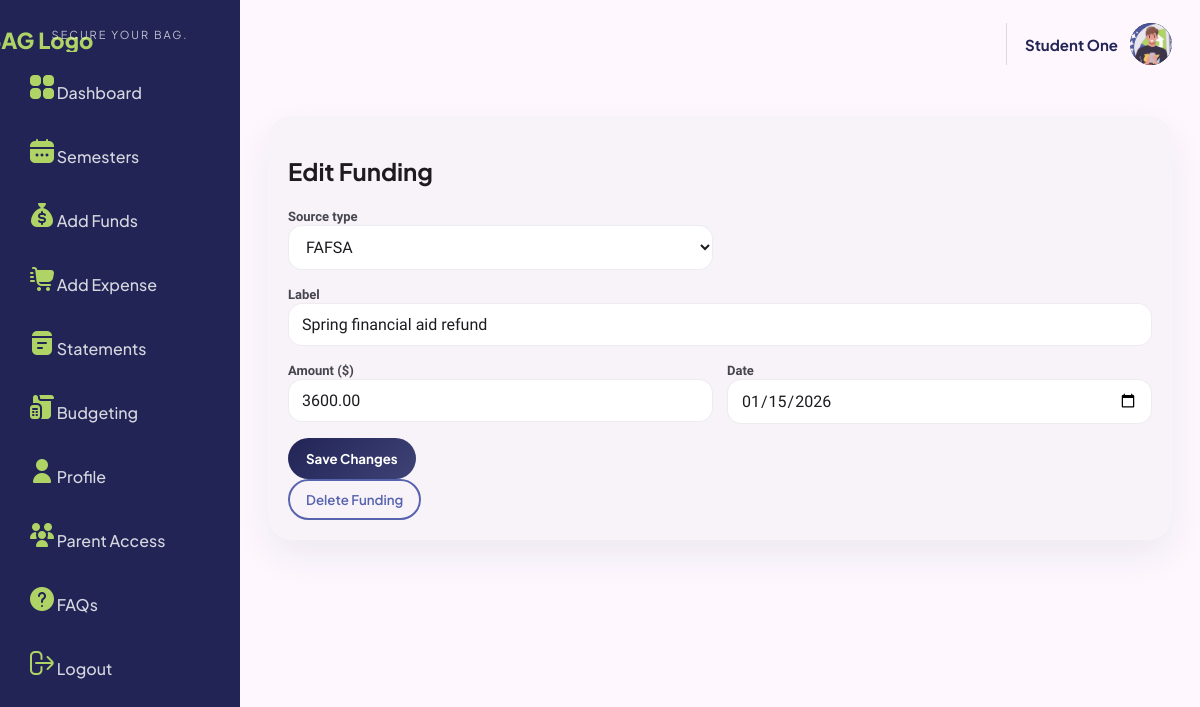
Page /aid/edit/1 (signed in) on the committed database.
### tables this page shows
CREATE TABLE profiles (
  user_id INTEGER PRIMARY KEY,
  display_name TEXT,
  state TEXT,
  school TEXT,
  student_status TEXT,
  major_program TEXT, 
  profile_image TEXT,
  default_semester_weeks INTEGER NOT NULL DEFAULT 16,
  FOREIGN KEY (user_id) REFERENCES users(id) ON DELETE CASCADE
);

CREATE TABLE aid_awards (
  id INTEGER PRIMARY KEY AUTOINCREMENT,
  semester_id INTEGER NOT NULL,
  source_type TEXT NOT NULL,
  label TEXT NOT NULL,
  amount_cents INTEGER NOT NULL CHECK (amount_cents >= 0),
  disbursement_date TEXT NOT NULL,
  created_at TEXT NOT NULL DEFAULT (datetime('now')),
  FOREIGN KEY (semester_id) REFERENCES semesters(id) ON DELETE CASCADE
);

### app/routes/aid.py (the view, shortened to what this page needs)
@bp.route("/aid/edit/<int:aid_id>", methods=["GET", "POST"])
@login_required
def aid_edit(aid_id):
    db = get_db()
    uid = current_user_id()
    aid = db.execute(
        """
        SELECT aa.*
        FROM aid_awards aa
        JOIN semesters s ON s.id = aa.semester_id
        WHERE aa.id = ?
          AND s.user_id = ?
        """,
        (aid_id, uid),
    ).fetchone()
    if aid is None:
        flash("Funding entry not found.")
        return redirect(url_for("dashboard.dashboard"))
    return render_template("aid_edit.html", aid=aid)

### app/auth.py (called while the page is built)
def login_required(view):
    @wraps(view)
    def wrapped(*args, **kwargs):
        if session.get("user_id") is None:
            return redirect(url_for("auth.login"))
        return view(*args, **kwargs)
    return wrapped

### app/common/session_utils.py (called while the page is built)
def current_user_id() -> int:
    return int(session["user_id"])

### app/db.py (called while the page is built)
def _db_path():
    if getattr(sys, "frozen", False):
        base_dir = os.path.dirname(sys.executable)
        instance = os.path.join(base_dir, "instance")
    else:
        instance = current_app.instance_path
    os.makedirs(instance, exist_ok=True)
    return os.path.join(instance, current_app.config["DATABASE"])

def get_db():
    if "db" not in g:
        g.db = sqlite3.connect(_db_path(), detect_types=sqlite3.PARSE_DECLTYPES)
        g.db.row_factory = sqlite3.Row
        g.db.execute("PRAGMA foreign_keys = ON;")
    return g.db

### app/templates/aid_edit.html (shortened to what this page needs)
{% extends "base.html" %}
{% block extra_css %}
<link rel="stylesheet" href="{{ url_for('static', filename='css/fundsstyle.css') }}">
{% endblock %}
{% block content %}
<div class="card">
  <h2>Edit Funding</h2>
  <form method="post" class="form grid">
    <div>
      <label>Source type</label>
      <select name="source_type" required>
        <option value="FAFSA" {% if aid.source_type == 'FAFSA' %}selected{% endif %}>FAFSA</option>
      </select>
    </div>
    <div class="full">
      <label>Label</label>
      <input name="label" value="{{ aid.label or '' }}">
    </div>
    <div>
      <label>Amount ($)</label>
      <input
        type="number"
        step="0.01"
        min="0.01"
        name="amount"
        value="{{ '%.2f'|format(aid.amount_cents / 100) }}"
        required
      >
    </div>
    <div>
      <label>Date</label>
      <input type="date" name="disbursement_date" value="{{ aid.disbursement_date }}" required>
    </div>
    <div class="full">
      <button class="btn" type="submit">Save Changes</button>
    </div>
  </form>
  <form method="post" action="{{ url_for('aid.aid_delete', aid_id=aid.id) }}">
    <button class="btn secondary" type="submit">Delete Funding</button>
  </form>
</div>
{% endblock %}

### app/templates/base.html (shortened to what this page needs)
<!doctype html>
<html lang="en">
<head>
  <link rel="stylesheet" href="{{ url_for('static', filename='css/style.css') }}">
  {% block extra_css %}{% endblock %}
</head>
<body>
  <div class="app-shell">
    {% if session.get('user_id') %}
    <aside class="sidebar">
      <div class="sidebar-brand">
        <a href="{{ url_for('home.welcome') }}" class="logo">
          <img src="{{ url_for('static', filename='images/logos/BagLogoNewCorner.png') }}" alt="BAG Logo" class="sidebar-logo">
        </a>
        <div class="sidebar-tagline">SECURE YOUR BAG.</div>
      </div>
      <nav class="sidebar-nav">
  {% if session.get('user_role') == 'student' %}
    <a href="{{ url_for('dashboard.dashboard') }}" class="nav-link">
      <img src="{{ url_for('static', filename='images/icons/dashboardicon.png') }}" class="nav-icon">
      <span>Dashboard</span>
    </a>
    <a href="{{ url_for('semesters.semesters') }}" class="nav-link">
      <img src="{{ url_for('static', filename='images/icons/calendaricon.png') }}" class="nav-icon">
      <span>Semesters</span>
    </a>
    <a href="{{ url_for('aid.aid_new') }}" class="nav-link">
      <img src="{{ url_for('static', filename='images/icons/fundsicon.png') }}" class="nav-icon">
      <span>Add Funds</span>
    </a>
    <a href="{{ url_for('transactions.transaction_new') }}" class="nav-link">
      <img src="{{ url_for('static', filename='images/icons/expenseicon.png') }}" class="nav-icon">
      <span>Add Expense</span>
    </a>
    <a href="{{ url_for('statements.statements') }}" class="nav-link">
      <img src="{{ url_for('static', filename='images/icons/statementsicon.png') }}" class="nav-icon">
      <span>Statements</span>
    </a>
    <a href="{{ url_for('categories.categories') }}" class="nav-link">
      <img src="{{ url_for('static', filename='images/icons/budgetingicon.png') }}" class="nav-icon">
      <span>Budgeting</span>
    </a>
    <a href="{{ url_for('profile.profile') }}" class="nav-link">
      <img src="{{ url_for('static', filename='images/icons/profileicon.png') }}" class="nav-icon">
      <span>Profile</span>
    </a>
    <a href="{{ url_for('parent_access.parent_access') }}" class="nav-link">
      <img src="{{ url_for('static', filename='images/icons/parentaccessicon.png') }}" class="nav-icon">
      <span>Parent Access</span>
    </a>
    <a href="{{ url_for('faqs.faqs') }}" class="nav-link">
      <img src="{{ url_for('static', filename='images/icons/supporticon.png') }}" class="nav-icon">
      <span>FAQs</span>
    </a>
  {% endif %}
  <a href="{{ url_for('auth.logout') }}" class="nav-link">
    <img src="{{ url_for('static', filename='images/icons/logouticon.png') }}" class="nav-icon">
    <span>Logout</span>
  </a>
</nav>
    </aside>
    {% endif %}
    <div class="app-main">
      <header class="topbar">
        {% if session.get('user_id') %}
        <div class="topbar-right">
  <div class="topbar-user">
    <div class="topbar-user-text">
      <div class="topbar-user-name">
        {% if session.get('user_role') == 'parent' %}
          Parent Portal
        {% else %}
          {{ nav_display_name }}
        {% endif %}
      </div>
    </div>
    {% if session.get('user_role') == 'parent' %}
      <div class="topbar-avatar topbar-avatar-image">
        <img src="{{ url_for('static', filename='images/logos/baglogo.png') }}" alt="BAG Logo">
      </div>
    {% elif nav_profile_image %}
      <div class="topbar-avatar topbar-avatar-image">
        <img src="{{ nav_profile_image }}" alt="Profile photo">
      </div>
    {% else %}
      <div class="topbar-avatar">{{ nav_avatar_letter }}</div>
    {% endif %}
  </div>
</div>
{% endif %}
</header>
      <main class="page-content">
        {% block content %}{% endblock %}
      </main>
      <footer class="footer">
      </footer>
    </div>
  </div>
</body>
</html>

### app/static/css/style.css (style rules this page uses)
:root { --bg:#fef7fe; --surface:#f8f2f9; --surface-2:#f2ecf3; --surface-3:#e6e1e8; --primary:#212455; --primary-2:#3f4275; --accent:#5663AD; --green:#B0D365; --green-dark:#516e03; --text:#1d1b20; --muted:#46464f; --line:#ddd7df; --danger:#ba1a1a; --radius-sm:12px; --radius-md:16px; --radius-lg:24px; --radius-xl:32px; --pill:999px; --shadow-soft:0 16px 36px rgba(33,36,85,.07); }
* { box-sizing:border-box }
html,body { margin:0; padding:0; background:var(--bg); color:var(--text); font-family:"Work Sans", system-ui, sans-serif; }
body { min-height:100vh; }
h1,h2,h3,h4,h5,h6,.logo,.sidebar-brand,.kpi-value,.btn,.nav-link,.topbar-user-name { font-family:"Plus Jakarta Sans", system-ui, sans-serif; }
a { color:var(--accent); text-decoration:none; }
.app-shell { min-height:100vh; display:flex; }
.sidebar { width:240px; min-height:100vh; background:var(--primary); color:#fff; padding:28px 0; display:flex; flex-direction:column; position:sticky; top:0; }
.sidebar-brand { padding:0 30px 10px; margin-bottom:10px; display:flex; flex-direction:column; align-items:center; }
.logo { color:var(--green); font-size:22px; font-weight:800; line-height:1.1; }
.sidebar-tagline { margin-top:0; color:rgba(255,255,255,.72); font-size:11px; letter-spacing:.18em; text-align:center; }
.sidebar-nav { display:flex; flex-direction:column; gap:8px; padding-right:18px; }
.nav-link { color:rgba(255,255,255,.82); padding:14px 22px 14px 30px; border-radius:0 var(--pill) var(--pill) 0; font-size:16px; font-weight:500; transition:all .18s ease; }
.app-main { flex:1; min-width:0; display:flex; flex-direction:column; }
.sidebar-logo { width:300px; height:auto; display:block; margin:0 auto -60px; }
.logo { text-decoration:none; }
.topbar { height:88px; display:flex; align-items:center; justify-content:space-between; gap:20px; padding:18px 28px; background:rgba(254,247,254,.88); backdrop-filter:blur(10px); position:sticky; top:0; z-index:20; }
.topbar-right { display:flex; align-items:center; gap:18px; margin-left:auto; }
.topbar-user { display:flex; align-items:center; gap:12px; padding-left:18px; border-left:1px solid var(--line); }
.topbar-user-text { display:flex; flex-direction:column; justify-content:center; text-align:right; }
.topbar-user-name { font-weight:700; font-size:15px; color:var(--primary); line-height:1; }
.topbar-avatar { width:42px; height:42px; border-radius:50%; background:var(--primary); color:#fff; display:flex; align-items:center; justify-content:center; font-weight:700; }
.page-content { padding:28px; }
.footer { padding:18px 28px 28px; color:var(--muted); font-size:12px; }
.card { background:var(--surface); border:none; border-radius:var(--radius-lg); padding:20px; box-shadow:var(--shadow-soft); margin-bottom:18px; }
.form { display:flex; flex-direction:column; gap:12px; }
.form.grid { display:grid; grid-template-columns:repeat(2,minmax(0,1fr)); gap:14px; }
.form.grid .full { grid-column:1 / -1; }
label { font-size:13px; color:var(--muted); font-weight:600; }
input, select, textarea { width:100%; padding:12px 14px; border-radius:14px; border:none; background:#fff; color:var(--text); font:inherit; outline:none; box-shadow:inset 0 0 0 1px rgba(33,36,85,.08); }
input::placeholder, textarea::placeholder { color:#918c95; }
.btn { display:inline-flex; align-items:center; justify-content:center; gap:8px; padding:12px 18px; border-radius:var(--pill); border:none; background:linear-gradient(135deg,var(--primary),var(--primary-2)); color:#fff; font-weight:700; cursor:pointer; box-shadow:none; transition:transform .15s ease, filter .15s ease; }
.btn.secondary { background: transparent; color: var(--accent); border: 2px solid var(--accent); font-weight: 600; padding: 10px 16px; border-radius: var(--pill); transition: all 0.2s ease; }
.topbar-avatar-image { overflow: hidden; padding: 0; }
.topbar-avatar-image img { width: 100%; height: 100%; object-fit: cover; border-radius: 50%; display: block; }
input[type="number"] { -moz-appearance: textfield; }

### rows in the picture
profiles: display_name "Student One"
aid_awards: source_type "FAFSA", label "Spring financial aid refund", amount "3600.00", disbursement_date "01/15/2026"
